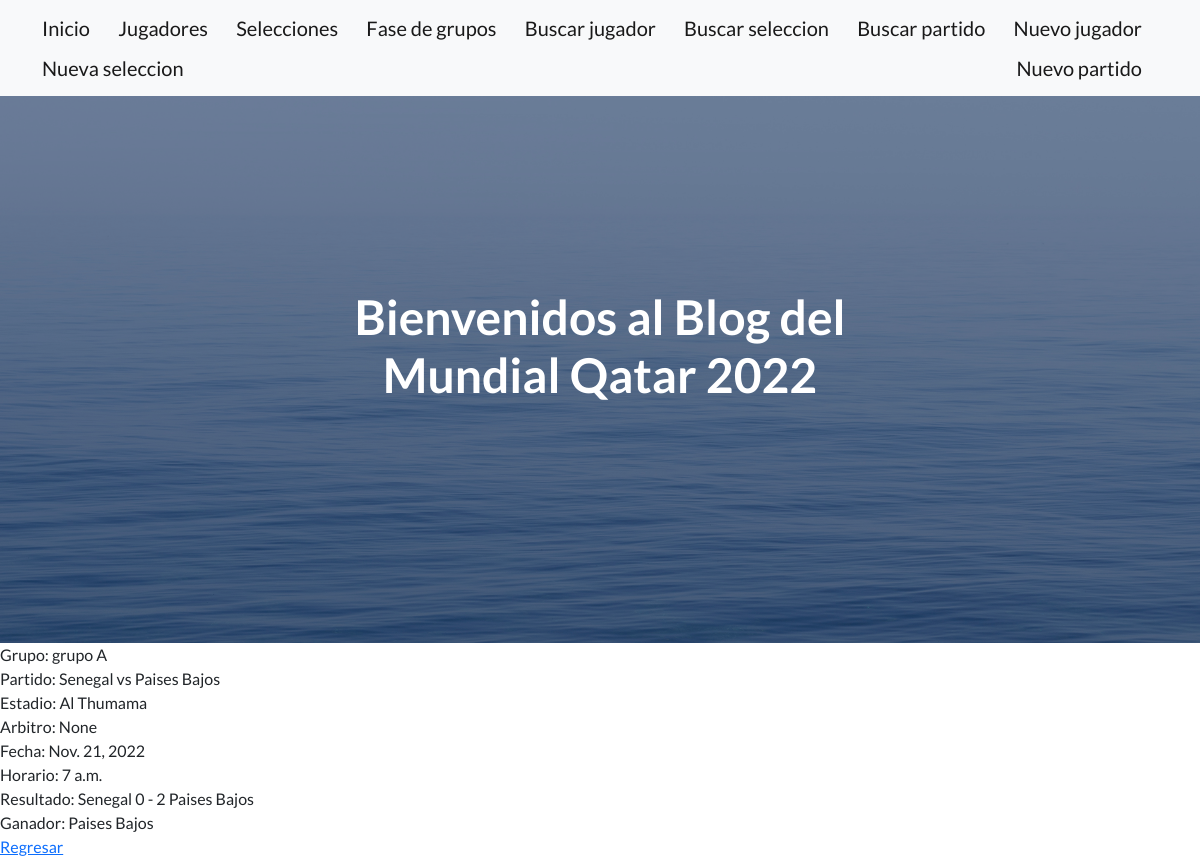
The app's page /fasegrupos/detail/2, older data.
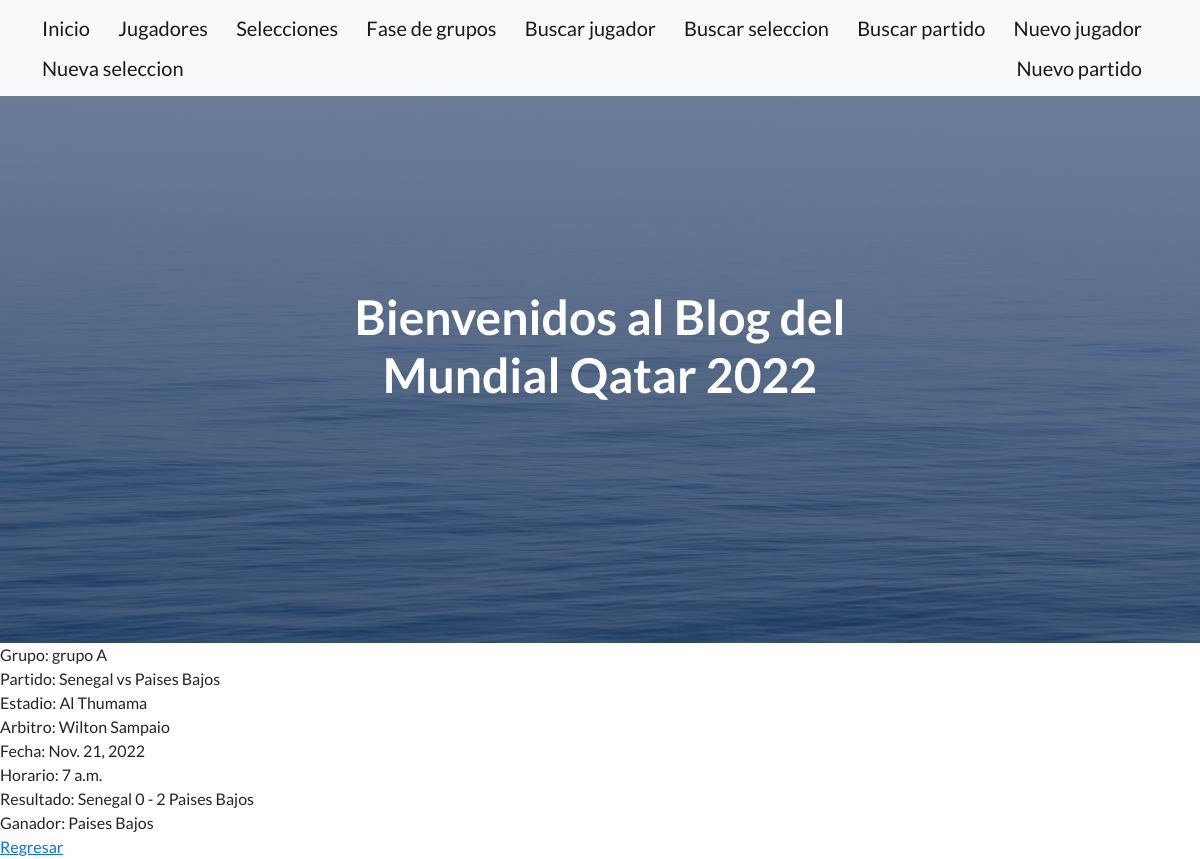
The same page, newer data.
### AppMundial/models.py (models this page shows, shortened)
class Fase_grupos(models.Model):
    grupo = models.CharField(max_length=20, null=True, blank=True)
    partido = models.CharField(max_length=60, null=True, blank=True)
    estadio = models.CharField(max_length=20, null=True, blank=True)
    arbitro = models.CharField(max_length=30, null=True, blank=True)
    fecha = models.DateField()
    horario = models.TimeField()
    resultado = models.CharField(max_length=60, null=True, blank=True)
    ganador = models.CharField(max_length=30, null=True, blank=True)

### AppMundial/views.py (the view)
# urls.py: path('fasegrupos/detail/<pk>', views.Fase_gruposDetail.as_view(), name='Detailfg'),
class Fase_gruposDetail(DetailView):
    model = Fase_grupos
    template_name = 'AppMundial/fase_grupos_detail.html'

### AppMundial/templates/AppMundial/fase_grupos_detail.html
{% extends "AppMundial/base.html" %}
{% load static %}
{% block contenidoQueCambia %}
Grupo: {{fase_grupos.grupo}}
<br>
Partido: {{fase_grupos.partido}}
<br>
Estadio: {{fase_grupos.estadio}}
<br>
Arbitro: {{fase_grupos.arbitro}}
<br>
Fecha: {{fase_grupos.fecha}}
<br>
Horario: {{fase_grupos.horario}}
<br>
Resultado: {{fase_grupos.resultado}}
<br>
Ganador: {{fase_grupos.ganador}}
<br>
<a href="{% url 'Listfg' %}">Regresar</a>
{% endblock %}

Row changes from the older to the newer data that the page shows:
changed Fase_grupos "grupo A": arbitro "None" → "Wilton Sampaio"
